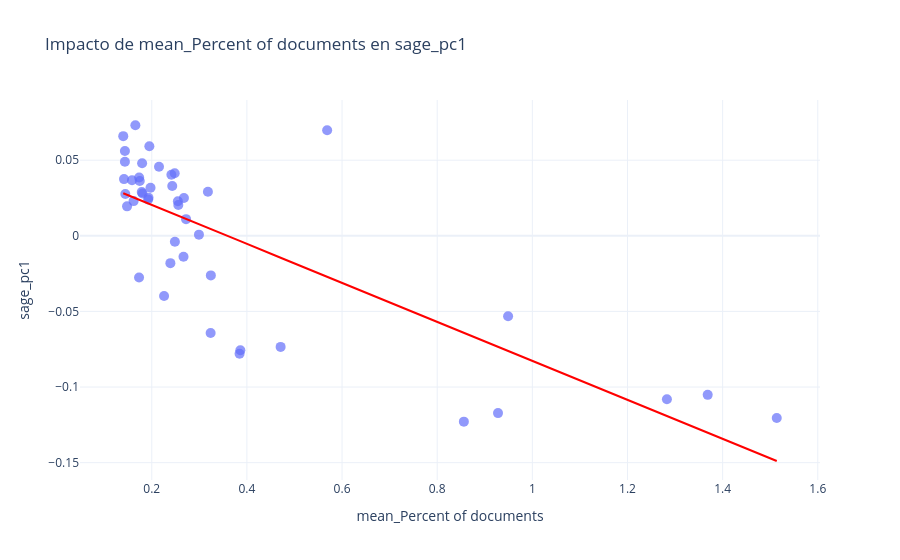

The code cell stored with this chart in its notebook:
### Code cell
df_all = stat_analysis.cargar_y_unir_datos(cfg.LEVEL) #cargamos y preparamos los datos
#Exploración visual inicial
stat_viz.plot_dispersion_ols(df_all, 'mean_Percent of documents', 'sage_pc1')
# Los candidatos son exactamente los features definidos para hacer el embedding de sage
features_candidatas = [f"mean_{tupla[1]}" for tupla in global_cfg.FEATURES] # Extraemos el segundo elemento de la tupla (tupla[1]) y le pegamos "mean_"
stat_viz.plot_matriz_features(df_all, features_candidatas)

### Figure 1 — Plotly figure (JSON) as saved in the notebook; plotly's stock layout.template omitted (floating-point values rounded to 4 significant figures)
{"data": [{"customdata": [[1980], [1981], [1982], [1983], [1984], [1985], [1986], [1987], [1988], [1989], [1990], [1991], [1992], [1993], [1994], [1995], [1996], [1997], [1998], [1999], [2000], [2001], [2002], [2003], [2004], [2005], [2006], [2007], [2008], [2009], [2010], [2011], [2012], [2013], [2014], [2015], [2016], [2017], [2018], [2019], [2020], [2021], [2022], [2023], [2024]], "hovertemplate": "mean_Percent of documents=%{x}<br>sage_pc1=%{y}<br>year=%{customdata[0]}<extra></extra>", "legendgroup": "", "marker": {"color": "#636efa", "opacity": 0.7, "size": 10, "symbol": "circle"}, "mode": "markers", "name": "", "orientation": "v", "showlegend": false, "type": "scatter", "x": [0.9279, 1.369, 1.514, 0.949, 1.283, 0.8561, 0.3238, 0.4709, 0.2992, 0.3846, 0.2721, 0.3242, 0.2259, 0.318, 0.3862, 0.1932, 0.2487, 0.2482, 0.2668, 0.2392, 0.2549, 0.2431, 0.2559, 0.2413, 0.1798, 0.2676, 0.1748, 0.1735, 0.179, 0.2153, 0.1481, 0.1974, 0.1619, 0.1417, 0.1733, 0.1807, 0.1445, 0.1585, 0.1656, 0.1401, 0.1436, 0.1436, 0.195, 0.1924, 0.5687], "xaxis": "x", "y": [-0.1172, -0.1052, -0.1205, -0.05318, -0.1081, -0.1229, -0.06422, -0.07345, 0.000762, -0.07802, 0.01102, -0.02618, -0.03978, 0.02916, -0.07571, 0.02517, -0.00396, 0.0414, -0.01379, -0.01807, 0.02285, 0.03291, 0.02036, 0.04037, 0.04798, 0.02504, 0.03626, 0.03858, 0.02889, 0.04572, 0.01947, 0.03182, 0.02294, 0.03751, -0.02752, 0.028, 0.02765, 0.03679, 0.07311, 0.06592, 0.05609, 0.04895, 0.05922, 0.024, 0.0698], "yaxis": "y"}, {"hovertemplate": "<b>OLS trendline</b><br>sage_pc1 = -0.128906 * mean_Percent of documents + 0.0462329<br>R<sup>2</sup>=0.599194<br><br>mean_Percent of documents=%{x}<br>sage_pc1=%{y} <b>(trend)</b><extra></extra>", "legendgroup": "", "line": {"color": "red"}, "marker": {"color": "#636efa", "opacity": 0.7, "size": 10, "symbol": "circle"}, "mode": "lines", "name": "", "showlegend": false, "type": "scatter", "x": [0.1401, 0.1417, 0.1436, 0.1436, 0.1445, 0.1481, 0.1585, 0.1619, 0.1656, 0.1733, 0.1735, 0.1748, 0.179, 0.1798, 0.1807, 0.1924, 0.1932, 0.195, 0.1974, 0.2153, 0.2259, 0.2392, 0.2413, 0.2431, 0.2482, 0.2487, 0.2549, 0.2559, 0.2668, 0.2676, 0.2721, 0.2992, 0.318, 0.3238, 0.3242, 0.3846, 0.3862, 0.4709, 0.5687, 0.8561, 0.9279, 0.949, 1.283, 1.369, 1.514], "xaxis": "x", "y": [0.02817, 0.02796, 0.02772, 0.02772, 0.02761, 0.02714, 0.0258, 0.02537, 0.02489, 0.02389, 0.02387, 0.0237, 0.02316, 0.02306, 0.02294, 0.02143, 0.02133, 0.0211, 0.02078, 0.01849, 0.01711, 0.0154, 0.01513, 0.0149, 0.01424, 0.01418, 0.01337, 0.01325, 0.01184, 0.01174, 0.01115, 0.007663, 0.005235, 0.004499, 0.004437, -0.003345, -0.003555, -0.01447, -0.02708, -0.06412, -0.07337, -0.0761, -0.1191, -0.1302, -0.1489], "yaxis": "y"}], "layout": {"legend": {"tracegroupgap": 0}, "title": {"text": "Impacto de mean_Percent of documents en sage_pc1"}, "xaxis": {"anchor": "y", "domain": [0, 1], "title": {"text": "mean_Percent of documents"}}, "yaxis": {"anchor": "x", "domain": [0, 1], "title": {"text": "sage_pc1"}}}}
